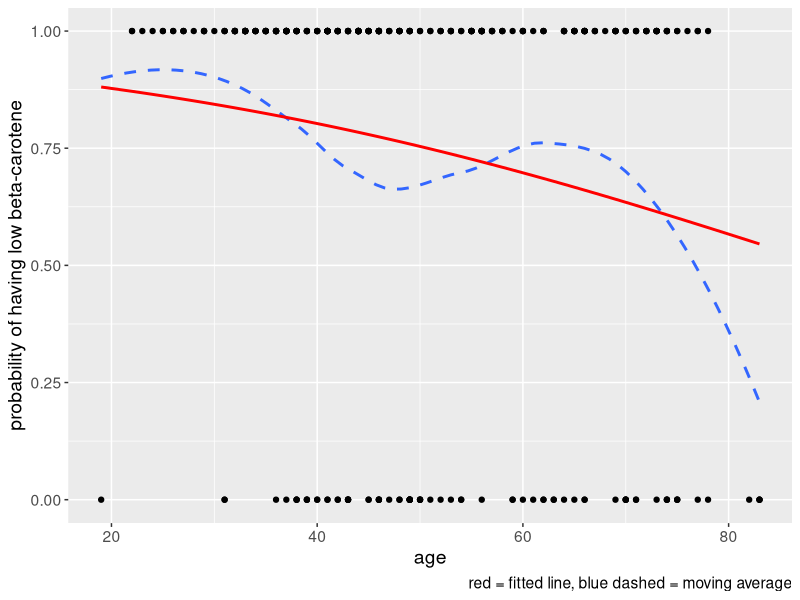
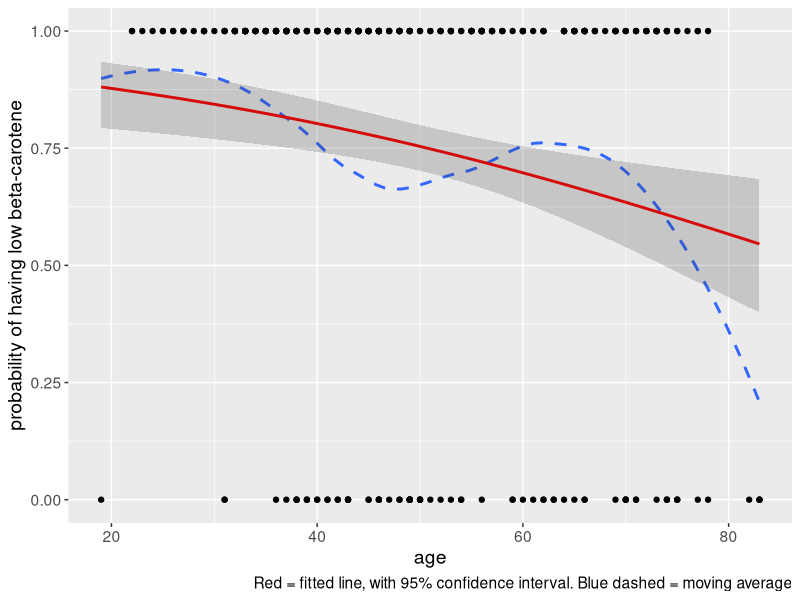
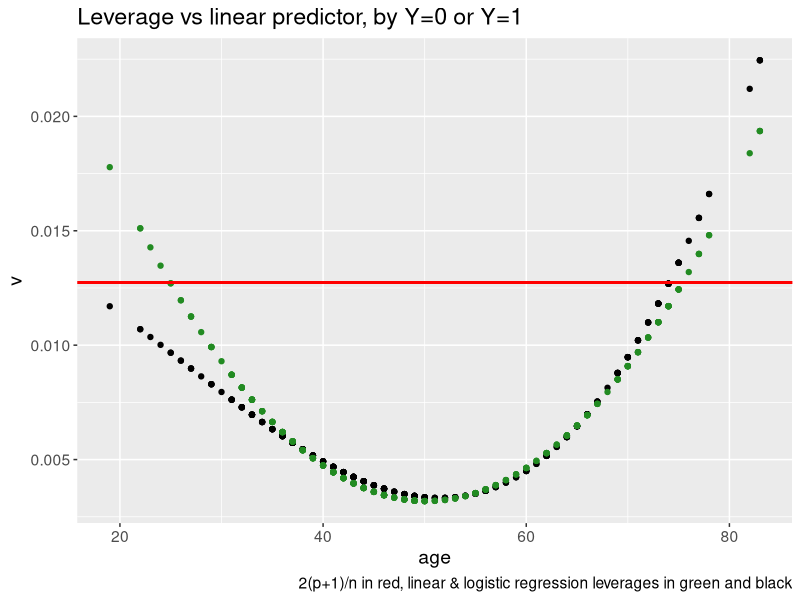
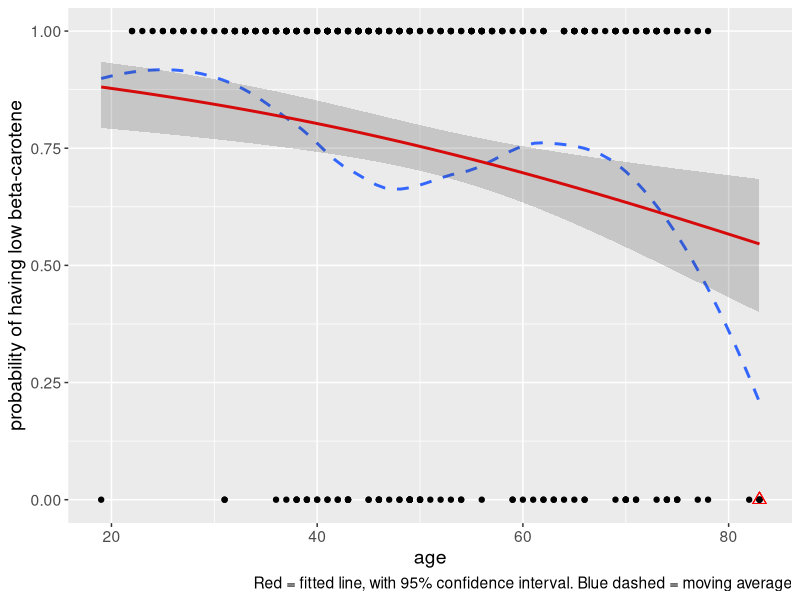
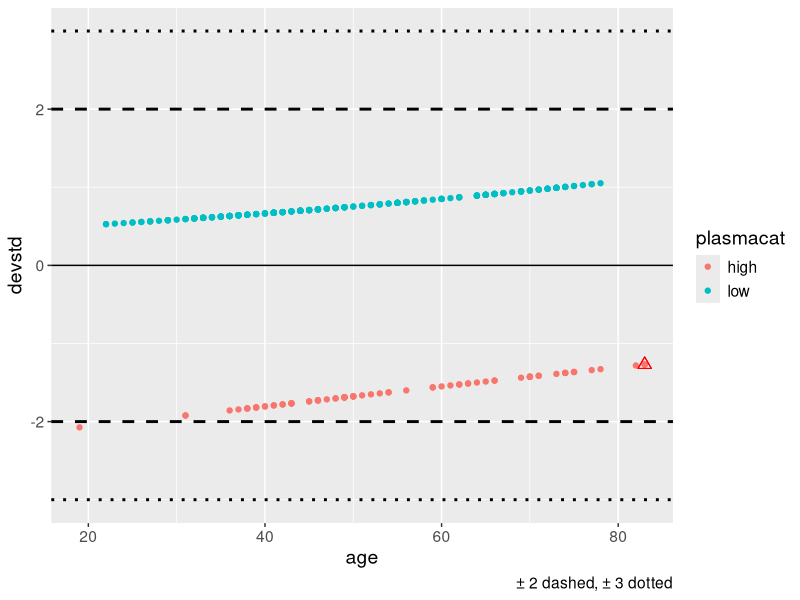
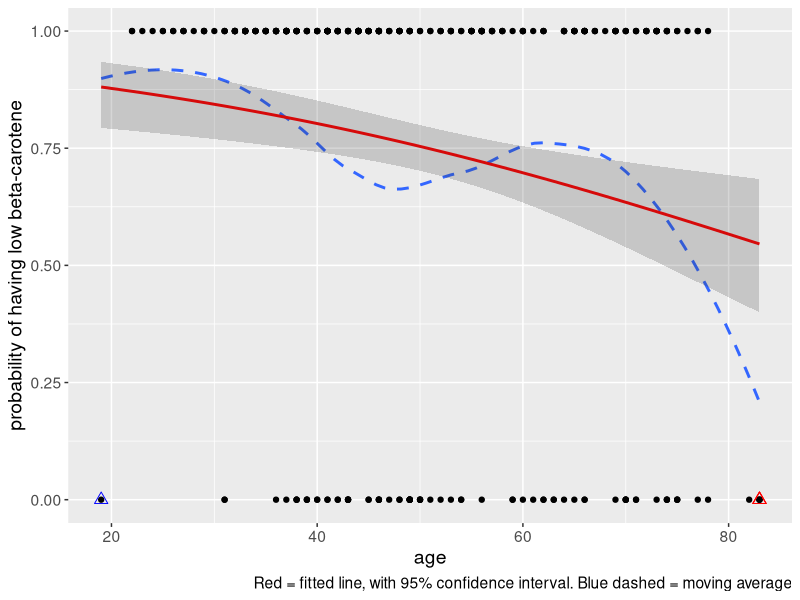
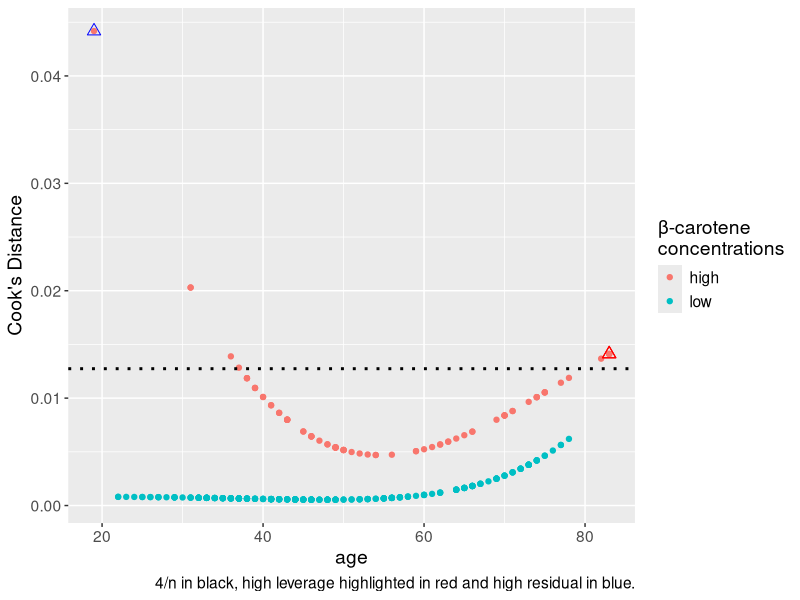
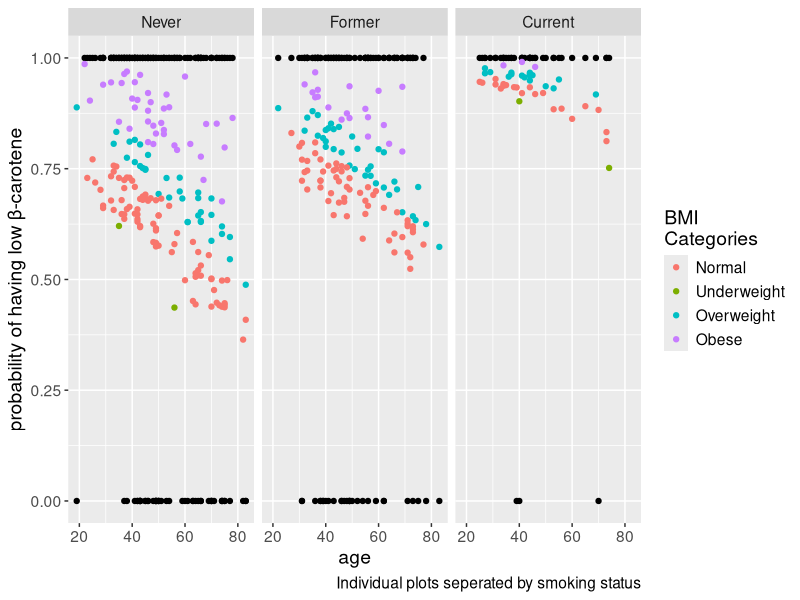

Reproduce these figures in R, in order.
#Project 2
library(ggplot2)
library(GGally)
library(ggpubr)

plasma <- read.delim("Data/plasma.txt")
head(plasma)
summary(plasma)
# At least one data point was 0, this needs to be taken 
PositivePlasma <- plasma[plasma$betaplasma > 0, ]
summary(PositivePlasma)
#Turn categorical variables into factor variables:
PositivePlasma$sex <- factor(PositivePlasma$sex, 
                               levels = c(1, 2),
                               labels = c("Male", "Female"))

PositivePlasma$smokstat <- factor(PositivePlasma$smokstat,
                                    levels = c(1, 2, 3),
                                    labels = c("Never", "Former", "Current"))

PositivePlasma$bmicat <- factor(PositivePlasma$bmicat,
                                  levels = c(1,2,3,4),
                                  labels = c("Underweight", "Normal", "Overweight", "Obese"))

PositivePlasma$vituse <- factor(PositivePlasma$vituse,
                                  levels = c(1, 2, 3),
                                  labels = c("Yes, fairly often", "Yes, not often", "No"))

#relevel to suitable reference categories:
PositivePlasma$sex<-relevel(PositivePlasma$sex, "Female")
PositivePlasma$smokstat<-relevel(PositivePlasma$smokstat, "Never")
PositivePlasma$bmicat <- relevel(PositivePlasma$bmicat,"Normal")
PositivePlasma$vituse <- relevel(PositivePlasma$vituse,"Yes, fairly often")

#Part 0 a)
a <- 225.498
#Part 0 b) beta-carotene is considered low if below 225.498 ng/ml
PositivePlasma$lowplasma <- as.numeric(PositivePlasma$betaplasma < a)
# factor version for ease of use later on:
PositivePlasma$plasmacat <- factor(PositivePlasma$lowplasma,
                           levels = c(0, 1),
                           labels = c("high", "low"))
# How many are low?
low_total <- sum(PositivePlasma$lowplasma)
high_total <- 315 - low_total
low_percentage <- (low_total/316)*100 

table(PositivePlasma$smokstat, PositivePlasma$lowplasma)


(model.1 <- glm(lowplasma ~ smokstat, family = "binomial", data = PositivePlasma))
summary(model.1)

# beta: log-odds(ratio) with c.i.:
model.1$coefficients
(ci.beta <- confint(model.1))

# Odds (exp(beta0)) and OR, odds ratio, exp(beta1), exp(beta2)
exp(model.1$coefficients)
(ci.or <- exp(ci.beta))

#probability for "Never" to have low beta-plasma:
(prob_0 <- 2.250000/(2.250000+1))
#confidence interval:
(prob_0_low <- 1.6120554/(1.6120554+1))
(prob_0_high <- 3.187487/(3.187487+1))

#probability for "Former" to have low beta-plasma:
(prob_1 <- 1.318008*prob_0/(1-prob_0)/(1+1.318008*prob_0/(1-prob_0)))
#confidence interval:
(prob_1_low <- 0.7707618*prob_0/(1-prob_0)/(1+0.7707618*prob_0/(1-prob_0)))
(prob_1_high <- 2.280987*prob_0/(1-prob_0)/(1+2.280987*prob_0/(1-prob_0)))

#probability for "Current" to have low beta-plasma:
(prob_1 <- 5.925926*prob_0/(1-prob_0)/(1+5.925926*prob_0/(1-prob_0)))
#confidence interval:
(prob_2_low <- 2.0209273*prob_0/(1-prob_0)/(1+2.0209273*prob_0/(1-prob_0)))
(prob_2_high <- 25.326220*prob_0/(1-prob_0)/(1+25.326220*prob_0/(1-prob_0)))

#Wald test
summary(model.1)$coefficients
# Since |0.2761213| < lambda_0.025 = 1.96 we accept
# H0: beta_1 = 0
# Since |1.7793369| < lambda_0.025 = 1.96 we accept
# H0: beta_2 = 0
#The smoking has no significant impact on the beta-carotene levels

# 1b)
(age.model <- glm(lowplasma ~ age, family = "binomial", data = PositivePlasma))

PositivePlasma.pred <- cbind(
  PositivePlasma,
  phat = predict(age.model, type = "response"),
  logit = predict(age.model, se.fit = TRUE))

(Age.plot<-ggplot(PositivePlasma.pred, aes(age, lowplasma)) +
    geom_point() +
    geom_smooth(se = FALSE, linetype = "dashed") +
    geom_line(aes(y = phat), color = "red", size = 1) +
    xlab("age") +
    ylab("probability of having low beta-carotene") +
    labs(caption = "red = fitted line, blue dashed = moving average") +
    theme(text = element_text(size = 14)))

(BetaA.lm <- cbind(summary(age.model)$coefficients,ci =confint(age.model)))

# beta: log-odds(ratio) with c.i.:
age.model$coefficients
(ci.beta <- confint(age.model))

# Odds (exp(beta0)) and OR, odds ratio, exp(beta1)
exp(age.model$coefficients)
(ci.or <- exp(ci.beta))
#Wald test
summary(age.model)$coefficients
# Since |-0.02835726| < lambda_0.025 = 1.96 we can reject
# H0: beta_1 = 0
#The age has a significant impact on the beta-carotene levels

#The odds of having low beta plasma as you age by 1 year decrease by 2.8%
((1-exp(age.model$coefficients[2]))*100)

#The odds of having low beta plasma as you age by 10 years decrease by 24.7% with a 37% decrease lwr and a 10% decrease upr.
((1-exp(10*BetaA.lm[2,c(1,5,6)])))
#Predicted probabilities
(lambda <- qnorm(1 - 0.05/2))
PositivePlasma.pred$logit.lwr <- PositivePlasma.pred$logit.fit - lambda*PositivePlasma.pred$logit.se.fit
PositivePlasma.pred$logit.upr <- PositivePlasma.pred$logit.fit + lambda*PositivePlasma.pred$logit.se.fit
# transform the log-odds intervals into C.I. for odds####
PositivePlasma.pred$odds.lwr <- exp(PositivePlasma.pred$logit.lwr)
PositivePlasma.pred$odds.upr <- exp(PositivePlasma.pred$logit.upr)
# transform the odds intervals into C.I. for p####
PositivePlasma.pred$p.lwr <- PositivePlasma.pred$odds.lwr/(1 + PositivePlasma.pred$odds.lwr)
PositivePlasma.pred$p.upr <- PositivePlasma.pred$odds.upr/(1 + PositivePlasma.pred$odds.upr)

(Q1b.plot<-Age.plot+geom_ribbon(data=PositivePlasma.pred, aes(ymin = p.lwr, ymax = p.upr), alpha = 0.2)+labs(caption = "Red = fitted line, with 95% confidence interval. Blue dashed = moving average"))
#30 & 31 year old
#Prediction intervals based on age
x0<-data.frame(age = 30)
logit0<-round(predict(age.model, newdata = x0, interval = "prediction"),digits = 12)
predint0<-cbind(x0,exp(logit0)/(1+exp(logit0)))

x1<-data.frame(age = 70)
logit1<-round(predict(age.model, newdata = x1, interval = "prediction"),digits = 12)
predint1<-cbind(x1,exp(logit1)/(1+exp(logit1)))
#31 year old & 71 year old
x2<-data.frame(age = 31)
logit2<-round(predict(age.model, newdata = x2, interval = "prediction"),digits = 12)
predint2<-cbind(x2,exp(logit2)/(1+exp(logit2)))

x3<-data.frame(age = 71)
logit3<-round(predict(age.model, newdata = x3, interval = "prediction"),digits = 12)
predint3<-cbind(x3,exp(logit3)/(1+exp(logit3)))


#Differences: what is the slope and what are the reasons for the differences between the 2 age groups
(predint2[2]-predint0[2])#Difference btwn 30 & 31: 0.00377553
(predint3[2]-predint1[2])#Difference btwn 70 & 71: 0.006600449

#Question c:
PositivePlasma.pred$v <- influence(age.model)$hat
age.linmodel<-lm(lowplasma ~ age, data = PositivePlasma)
linmodel.pred <- cbind(PositivePlasma,
                   v = influence(age.linmodel)$hat)


(Leverage.plot<-ggplot(PositivePlasma.pred, aes(age, v)) + 
  geom_point() +  
  geom_point(data=linmodel.pred, aes(age, v), color="forestgreen")+
  geom_hline(yintercept = 2*length(age.model$coefficients)/nrow(PositivePlasma), 
             color = "red", size = 1) +
  labs(title = "Leverage vs linear predictor, by Y=0 or Y=1",
       caption = "2(p+1)/n in red, linear & logistic regression leverages in green and black") +
  theme(text = element_text(size = 14)))
#Theyre all 83 years of age.
highv.idx <- which(PositivePlasma.pred$v==max(PositivePlasma.pred$v))
(Q1c.plot<-Q1b.plot+geom_point(data = PositivePlasma.pred[c(highv.idx), ], size = 3, color = "red", shape = 24))
#Question d
PositivePlasma.pred$devres <- influence(age.model)$dev.res
PositivePlasma.pred$devstd <- PositivePlasma.pred$devres/sqrt(1 - PositivePlasma.pred$v)

(devstd.plot<-ggplot(PositivePlasma.pred, aes(age, devstd, color=plasmacat)) + 
    geom_point() +
    geom_point(data = PositivePlasma.pred[c(highv.idx), ], size = 3, color = "red", shape = 24)+
    geom_hline(yintercept = 0) +
    geom_hline(yintercept = c(-2, 2), linetype = "dashed", size = 1) +
    geom_hline(yintercept = c(-3, 3), linetype = "dotted", size = 1) +
    labs(caption = "\U00B1 2 dashed, \U00B1 3 dotted") +
    theme(text = element_text(size = 14)))

highdevstd.idx <- which(abs(PositivePlasma.pred$devstd)==max(abs(PositivePlasma.pred$devstd)))
(Q1d.plot<-Q1c.plot+geom_point(data = PositivePlasma.pred[c(highdevstd.idx), ], size = 3, color = "blue", shape = 24))

#Question e:
# Cook's distance####
PositivePlasma.pred$Dcook <- cooks.distance(age.model)

ggplot(PositivePlasma.pred, aes(age, Dcook, color = plasmacat)) +
  geom_point() +
  geom_point(data = PositivePlasma.pred[c(highv.idx), ], size = 3,
            color = "red", shape = 24)+
  geom_point(data = PositivePlasma.pred[c(highdevstd.idx), ], size = 3,
             color = "blue", shape = 24)+
  geom_hline(yintercept = 4/nrow(PositivePlasma), linetype = "dotted",
             size = 1) +
  labs(color = "\U03B2-carotene\nconcentrations", 
       caption = "4/n in black, high leverage highlighted in red and high residual in blue.",
       y="Cook's Distance") +
  theme(text = element_text(size = 14))


##Part 2:##
#Question a:
model.0 <- glm(lowplasma ~ 1, family = "binomial", data = PositivePlasma)
model2.max <- glm(lowplasma ~ age+sex+smokstat+quetelet, family = "binomial", data = PositivePlasma)
background.model<-step(age.model, 
                    scope = list(lower = model.0, upper = model2.max),
                    direction = "both")
(BetaB.lm <- cbind(summary(background.model)$coefficients,ci =confint(background.model)))
(exp(BetaB.lm[,c(1,5,6)]))

PositivePlasma$agecat <- cut(PositivePlasma$age, breaks = c(0, 40, 55, 100))
Background.pred <- cbind(
  PositivePlasma,
  phat = predict(background.model, type = "response"),
  logit = predict(background.model, se.fit = TRUE))

(lowplasmaAGEbg.plot<-ggplot(Background.pred, aes(age, lowplasma)) + 
    geom_point() +
    geom_point(aes(y=phat, color=bmicat))+
    facet_grid(~smokstat)+
    labs(y="probability of having low \U03B2-carotene", 
         caption = "Individual plots seperated by smoking status",
         color = "BMI\nCategories") +
    theme(text = element_text(size = 14)))

(lowplasmaQUETbg.plot<-ggplot(Background.pred, aes(quetelet, lowplasma)) + 
    geom_point() +
    geom_point(aes(y=phat, color=agecat))+
    facet_grid(~smokstat)+
    labs(y="probability of having low \U03B2-carotene", 
         caption = "Individual plots seperated by smoking status",
         color="Age\nGroups") +
    theme(text = element_text(size = 14)))
#Question b:
Background.pred$v <- influence(background.model)$hat
Background.pred$devres <- influence(background.model)$dev.res
Background.pred$devstd <- Background.pred$devres/sqrt(1 - Background.pred$v)
Background.pred$Dcook <- cooks.distance(background.model)


#Leverage Plots
(LeverageBMIbg.plot<-ggplot(Background.pred, aes(age, v, color=bmicat)) + 
    geom_point() +  
    facet_grid(~smokstat)+
    geom_hline(yintercept = 2*length(background.model$coefficients)/nrow(PositivePlasma), 
               color = "red", size = 1) +
    labs(caption = "2(p+1)/n in red",
         color = "BMI\nCategories",
         y="Leverage") +
    theme(text = element_text(size = 14)))

(LeverageAgebg.plot<-ggplot(Background.pred, aes(quetelet, v, color=agecat)) + 
    geom_point() +  
    facet_grid(~smokstat)+
    geom_hline(yintercept = 2*length(background.model$coefficients)/nrow(PositivePlasma), 
               color = "red", size = 1) +
    labs(caption = "2(p+1)/n in red",
         color = "Age\nGroups",
         y="Leverage") +
    theme(text = element_text(size = 14)))

#Deviance plots
(devstdBMIbg.plot<-ggplot(Background.pred, aes(age, devstd, color=bmicat)) + 
    geom_point() +
    geom_point(data = Background.pred[abs(Background.pred$devstd) > 2,], 
                                             color = "red", size = 3)+
    geom_hline(yintercept = 0) + 
    geom_hline(yintercept = c(-2, 2), linetype = "dashed", size = 1) +
    labs(caption = "\U00B1 2 dashed",
         color = "BMI\nCategories",
         y="Standardized Deviance") +
    theme(text = element_text(size = 14)))

(devstdAgebg.plot<-ggplot(Background.pred, aes(quetelet, devstd, color=agecat)) + 
    geom_point() +
    geom_point(data = Background.pred[abs(Background.pred$devstd) > 2,], 
               color = "red", size = 3)+
    geom_hline(yintercept = 0) + 
    geom_hline(yintercept = c(-2, 2), linetype = "dashed", size = 1) +
    labs(caption = "\U00B1 2 dashed",
         color = "Age\nGroups",
         y="Standardized Deviance") +
    theme(text = element_text(size = 14)))

#Cook Plots
(CooksDBMIbg.plot<-ggplot(Background.pred, aes(age, Dcook, color=bmicat)) + 
  geom_point() +
  geom_point(data = Background.pred[abs(Background.pred$devstd) > 2,], 
             color = "blue", size = 3, shape=24)+
  geom_hline(yintercept = 4/nrow(PositivePlasma), linetype = "dotted",
             size = 1) +
  labs(color = "BMI\nCategories", 
       caption = "4/n in black, high residual in blue.",
       y="Cook's Distance") +
  theme(text = element_text(size = 14)))

(CooksDAgebg.plot<-ggplot(Background.pred, aes(quetelet, Dcook, color=agecat)) + 
    geom_point() +
    geom_point(data = Background.pred[abs(Background.pred$devstd) > 2,], 
               color = "blue", size = 3, shape=24)+
    geom_hline(yintercept = 4/nrow(PositivePlasma), linetype = "dotted",
               size = 1) +
    labs(color = "Age\nGroups", 
         caption = "4/n in black, high residual in blue.",
         y="Cook's Distance") +
    theme(text = element_text(size = 14)))
(lowplasmaAGEbg2.plot<-lowplasmaAGEbg.plot+geom_point(data = Background.pred[abs(Background.pred$devstd) > 2,], 
                                                color = "blue", size = 3, shape=24))
(lowplasmaQUETbg2.plot<-lowplasmaQUETbg.plot+geom_point(data = Background.pred[abs(Background.pred$devstd) > 2,], 
                                                   color = "blue", size = 3, shape=24))
#Question c: We use AIC as the number of independent variables is already rather small compared to our degrees of
#freedom thus, limiting it is not necessarily ideal. Furthermore, .backwards is better due to collinearity and the
#fact that the number of samples we have exceed the number of parameters so considering each parameter is beneficial.
model2c.max <- glm(lowplasma ~ vituse+calories+fiber+alcohol+betadiet+fat+cholesterol, family = "binomial", data = PositivePlasma)

#AIC:320.36 with vituse + calories + fiber + betadiet on backwards (See modules file for complete comparison.)
#Explanation above however covers our abses
diet.model<-step(model2c.max, 
                    scope = list(lower = model.0, upper = model2c.max),
                    direction = "backward")

(BetaDiet.lm <- cbind(summary(diet.model)$coefficients,ci =confint(diet.model)))
(exp(BetaDiet.lm[,c(1,5,6)]))

#Testing: We conclude that the diet
#Create object for ease of use.
collect.AIC <- AIC(age.model, background.model, diet.model)
(lnL0 <- logLik(model.0)[1])
(R2CS.max <- 1 - (exp(lnL0))^(2/nrow(PositivePlasma)))
# Collect the log likelihoods L(betahat)
collect.AIC$loglik <- 
  c(logLik(age.model)[1],
    logLik(background.model)[1],
    logLik(diet.model)[1])
# calculate R2_McF;
collect.AIC$R2McF <- 1 - collect.AIC$loglik/lnL0
# calculate R2_McF,adj. Note that p+1 = df (and df.1):
collect.AIC$R2McF.adj <- 1 - (collect.AIC$loglik - (collect.AIC$df - 1)/2)/lnL0
# calculate R2_CS:
collect.AIC$R2CS <- 1 - (exp(lnL0 - collect.AIC$loglik))^(2/nrow(PositivePlasma))
# Calculate R2_N:
collect.AIC$R2N <- collect.AIC$R2CS/R2CS.max

# Show them as % with one decimal value: the p's are 2,5,6. AIC and McFadden's adjusted pseudo R^2 agrees diet is 
#best. Unrelated side note, Cox and Snell's R2 as a theoretical maximum value of less than 1, even for a "perfect"
#model when the outcomes can be categorical. Nagelkerke's R2 fixes that. McFadden's is a comparison to the intercept
#model.
round(100*collect.AIC[, c("R2McF", "R2McF.adj", "R2CS", "R2N")], digits = 1)


#Question d:(Check the modules file for the quick method.)
#We know BIC will punish large models so we use BIC in the backwards configuration to find the lowest state and work
#from there.
model2d.max<- glm(lowplasma ~ vituse+calories+fiber+alcohol+betadiet+fat+cholesterol+age+sex+smokstat+quetelet, family = "binomial", data = PositivePlasma)

#However due to the reasons mentioned before it likely penalizes our model too heavily so we should use AIC in the
#backwards configuration. AIC of 306.9 vituse* + calories + fiber + betadiet + age + smokstat + quetelet
AICintermediate.model<-step(model2d.max, 
                         scope = list(lower = model.0, upper = model2d.max),
                         direction = "backward")
#AIC of 308.91 with vituse* + betadiet + age + quetelet
BICintermediate.model<-step(model2d.max, 
                         scope = list(lower = model.0, upper = model2d.max),
                         direction = "backward",
                         k = log(nrow(PositivePlasma)))
#BIC Test model has an AIC of 306.53 with vituse* + betadiet + age + quetelet + smokstat, *indicates
#vituse of yes often is not used.
BICtest.model<-step(BICintermediate.model, 
                 scope = list(lower = model.0, upper = model2d.max),
                 direction = "both")
#AIC Test model would be identical. Performing a manual analysis we find that fiber, smoking status, and calories 
#are potentially insignificant
Fiberless.model<-glm(lowplasma ~ vituse+calories+betadiet+age+smokstat+quetelet, family = "binomial", data = PositivePlasma)
nosmoke.model<-glm(lowplasma ~ vituse+calories+betadiet+age+fiber+quetelet, family = "binomial", data = PositivePlasma)
nocalories.model<-glm(lowplasma ~ vituse+fiber+betadiet+age+smokstat+quetelet, family = "binomial", data = PositivePlasma)

Nosmokefiber.model<-glm(lowplasma ~ vituse+calories+betadiet+age+quetelet, family = "binomial", data = PositivePlasma)
Nofibercalories.model<-glm(lowplasma ~ vituse+betadiet+age+smokstat+quetelet, family = "binomial", data = PositivePlasma)
Nosmokecalories.model<-glm(lowplasma ~ vituse+fiber+betadiet+age+quetelet, family = "binomial", data = PositivePlasma)

#We care about the adjusted mcfadden pseudo R^2's
AIC.list <- AIC(AICintermediate.model, 
                BICtest.model, 
                Fiberless.model, 
                nosmoke.model,
                nocalories.model, 
                Nosmokefiber.model, 
                Nofibercalories.model, 
                Nosmokecalories.model)
AIC.list$loglikelihoods<-c(logLik(AICintermediate.model)[1],
                  logLik(BICtest.model)[1],
                  logLik(Fiberless.model)[1],
                  logLik(nosmoke.model)[1],
                  logLik(nocalories.model)[1],
                  logLik(Nosmokefiber.model)[1],
                  logLik(Nofibercalories.model)[1],
                  logLik(Nosmokecalories.model)[1])
#We find that our AICintermediate model is the final model, this agrees with the package bestglm.
(AIC.list$R2McF.adj <- 1 - (AIC.list$loglikelihoods/lnL0))
(AIC.list$R2McF.adj <- 1 - (AIC.list$loglikelihoods - (AIC.list$df - 1)/2)/lnL0)

(BetaFinal.lm <- cbind(summary(AICintermediate.model)$coefficients,ci =confint(AICintermediate.model)))
(exp(BetaFinal.lm[,c(1,5,6)]))

#Part 3:
